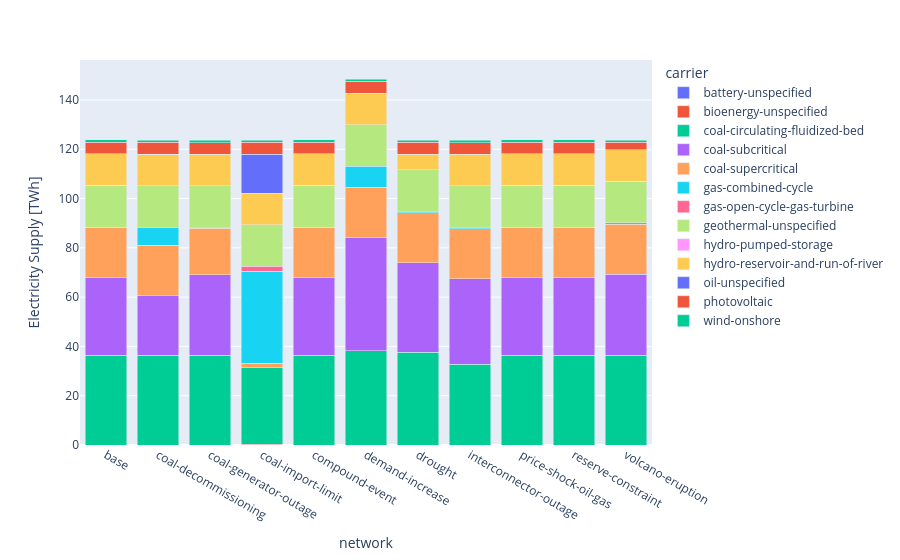

The notebook cell this image was saved under:
### Markdown cell above
### Electricity Mix

### Code cell
energy = (
    nc.statistics.energy_balance()
    .div(1e6)
    .round(1)
    .groupby(["network", "carrier"])
    .sum()
    .unstack("network")
    .drop("AC")
)
energy.T.plot(
    kind="bar", barmode="stack", labels=dict(value="Electricity Supply [TWh]")
)

### Figure 1 — Plotly figure (JSON) as saved in the notebook; plotly's stock layout.template omitted (floating-point values rounded to 4 significant figures)
{"data": [{"alignmentgroup": "True", "hovertemplate": "carrier=battery-unspecified<br>network=%{x}<br>Electricity Supply [TWh]=%{y}<extra></extra>", "legendgroup": "battery-unspecified", "marker": {"color": "#636efa", "pattern": {"shape": ""}}, "name": "battery-unspecified", "offsetgroup": "battery-unspecified", "orientation": "v", "showlegend": true, "textposition": "auto", "type": "bar", "x": ["base", "coal-decommissioning", "coal-generator-outage", "coal-import-limit", "compound-event", "demand-increase", "drought", "interconnector-outage", "price-shock-oil-gas", "reserve-constraint", "volcano-eruption"], "xaxis": "x", "y": [0, 0, 0, null, 0, 0, 0, 0, 0, 0, 0], "yaxis": "y"}, {"alignmentgroup": "True", "hovertemplate": "carrier=bioenergy-unspecified<br>network=%{x}<br>Electricity Supply [TWh]=%{y}<extra></extra>", "legendgroup": "bioenergy-unspecified", "marker": {"color": "#EF553B", "pattern": {"shape": ""}}, "name": "bioenergy-unspecified", "offsetgroup": "bioenergy-unspecified", "orientation": "v", "showlegend": true, "textposition": "auto", "type": "bar", "x": ["base", "coal-decommissioning", "coal-generator-outage", "coal-import-limit", "compound-event", "demand-increase", "drought", "interconnector-outage", "price-shock-oil-gas", "reserve-constraint", "volcano-eruption"], "xaxis": "x", "y": [null, null, null, 0.4, null, null, null, null, null, null, null], "yaxis": "y"}, {"alignmentgroup": "True", "hovertemplate": "carrier=coal-circulating-fluidized-bed<br>network=%{x}<br>Electricity Supply [TWh]=%{y}<extra></extra>", "legendgroup": "coal-circulating-fluidized-bed", "marker": {"color": "#00cc96", "pattern": {"shape": ""}}, "name": "coal-circulating-fluidized-bed", "offsetgroup": "coal-circulating-fluidized-bed", "orientation": "v", "showlegend": true, "textposition": "auto", "type": "bar", "x": ["base", "coal-decommissioning", "coal-generator-outage", "coal-import-limit", "compound-event", "demand-increase", "drought", "interconnector-outage", "price-shock-oil-gas", "reserve-constraint", "volcano-eruption"], "xaxis": "x", "y": [36.4, 36.4, 36.4, 31.1, 36.4, 38.2, 37.7, 32.7, 36.4, 36.4, 36.5], "yaxis": "y"}, {"alignmentgroup": "True", "hovertemplate": "carrier=coal-subcritical<br>network=%{x}<br>Electricity Supply [TWh]=%{y}<extra></extra>", "legendgroup": "coal-subcritical", "marker": {"color": "#ab63fa", "pattern": {"shape": ""}}, "name": "coal-subcritical", "offsetgroup": "coal-subcritical", "orientation": "v", "showlegend": true, "textposition": "auto", "type": "bar", "x": ["base", "coal-decommissioning", "coal-generator-outage", "coal-import-limit", "compound-event", "demand-increase", "drought", "interconnector-outage", "price-shock-oil-gas", "reserve-constraint", "volcano-eruption"], "xaxis": "x", "y": [31.4, 24.2, 32.7, null, 31.4, 45.9, 36.2, 34.7, 31.4, 31.4, 32.7], "yaxis": "y"}, {"alignmentgroup": "True", "hovertemplate": "carrier=coal-supercritical<br>network=%{x}<br>Electricity Supply [TWh]=%{y}<extra></extra>", "legendgroup": "coal-supercritical", "marker": {"color": "#FFA15A", "pattern": {"shape": ""}}, "name": "coal-supercritical", "offsetgroup": "coal-supercritical", "orientation": "v", "showlegend": true, "textposition": "auto", "type": "bar", "x": ["base", "coal-decommissioning", "coal-generator-outage", "coal-import-limit", "compound-event", "demand-increase", "drought", "interconnector-outage", "price-shock-oil-gas", "reserve-constraint", "volcano-eruption"], "xaxis": "x", "y": [20.4, 20.4, 18.8, 1.6, 20.4, 20.4, 20.4, 20.4, 20.4, 20.4, 20.4], "yaxis": "y"}, {"alignmentgroup": "True", "hovertemplate": "carrier=gas-combined-cycle<br>network=%{x}<br>Electricity Supply [TWh]=%{y}<extra></extra>", "legendgroup": "gas-combined-cycle", "marker": {"color": "#19d3f3", "pattern": {"shape": ""}}, "name": "gas-combined-cycle", "offsetgroup": "gas-combined-cycle", "orientation": "v", "showlegend": true, "textposition": "auto", "type": "bar", "x": ["base", "coal-decommissioning", "coal-generator-outage", "coal-import-limit", "compound-event", "demand-increase", "drought", "interconnector-outage", "price-shock-oil-gas", "reserve-constraint", "volcano-eruption"], "xaxis": "x", "y": [0.2, 7.3, 0.4, 37.4, 0.2, 8.6, 0.5, 0.5, 0.2, 0.2, 0.6], "yaxis": "y"}, {"alignmentgroup": "True", "hovertemplate": "carrier=gas-open-cycle-gas-turbine<br>network=%{x}<br>Electricity Supply [TWh]=%{y}<extra></extra>", "legendgroup": "gas-open-cycle-gas-turbine", "marker": {"color": "#FF6692", "pattern": {"shape": ""}}, "name": "gas-open-cycle-gas-turbine", "offsetgroup": "gas-open-cycle-gas-turbine", "orientation": "v", "showlegend": true, "textposition": "auto", "type": "bar", "x": ["base", "coal-decommissioning", "coal-generator-outage", "coal-import-limit", "compound-event", "demand-increase", "drought", "interconnector-outage", "price-shock-oil-gas", "reserve-constraint", "volcano-eruption"], "xaxis": "x", "y": [null, null, null, 2, null, null, null, null, null, null, null], "yaxis": "y"}, {"alignmentgroup": "True", "hovertemplate": "carrier=geothermal-unspecified<br>network=%{x}<br>Electricity Supply [TWh]=%{y}<extra></extra>", "legendgroup": "geothermal-unspecified", "marker": {"color": "#B6E880", "pattern": {"shape": ""}}, "name": "geothermal-unspecified", "offsetgroup": "geothermal-unspecified", "orientation": "v", "showlegend": true, "textposition": "auto", "type": "bar", "x": ["base", "coal-decommissioning", "coal-generator-outage", "coal-import-limit", "compound-event", "demand-increase", "drought", "interconnector-outage", "price-shock-oil-gas", "reserve-constraint", "volcano-eruption"], "xaxis": "x", "y": [16.9, 16.9, 16.9, 16.9, 16.9, 16.9, 16.9, 16.9, 16.9, 16.9, 16.9], "yaxis": "y"}, {"alignmentgroup": "True", "hovertemplate": "carrier=hydro-pumped-storage<br>network=%{x}<br>Electricity Supply [TWh]=%{y}<extra></extra>", "legendgroup": "hydro-pumped-storage", "marker": {"color": "#FF97FF", "pattern": {"shape": ""}}, "name": "hydro-pumped-storage", "offsetgroup": "hydro-pumped-storage", "orientation": "v", "showlegend": true, "textposition": "auto", "type": "bar", "x": ["base", "coal-decommissioning", "coal-generator-outage", "coal-import-limit", "compound-event", "demand-increase", "drought", "interconnector-outage", "price-shock-oil-gas", "reserve-constraint", "volcano-eruption"], "xaxis": "x", "y": [0, -0.1, -0.1, 0, 0, -0.1, -0.1, -0.1, 0, 0, -0.1], "yaxis": "y"}, {"alignmentgroup": "True", "hovertemplate": "carrier=hydro-reservoir-and-run-of-river<br>network=%{x}<br>Electricity Supply [TWh]=%{y}<extra></extra>", "legendgroup": "hydro-reservoir-and-run-of-river", "marker": {"color": "#FECB52", "pattern": {"shape": ""}}, "name": "hydro-reservoir-and-run-of-river", "offsetgroup": "hydro-reservoir-and-run-of-river", "orientation": "v", "showlegend": true, "textposition": "auto", "type": "bar", "x": ["base", "coal-decommissioning", "coal-generator-outage", "coal-import-limit", "compound-event", "demand-increase", "drought", "interconnector-outage", "price-shock-oil-gas", "reserve-constraint", "volcano-eruption"], "xaxis": "x", "y": [12.8, 12.8, 12.8, 12.8, 12.8, 12.8, 6.4, 12.8, 12.8, 12.8, 12.8], "yaxis": "y"}, {"alignmentgroup": "True", "hovertemplate": "carrier=oil-unspecified<br>network=%{x}<br>Electricity Supply [TWh]=%{y}<extra></extra>", "legendgroup": "oil-unspecified", "marker": {"color": "#636efa", "pattern": {"shape": ""}}, "name": "oil-unspecified", "offsetgroup": "oil-unspecified", "orientation": "v", "showlegend": true, "textposition": "auto", "type": "bar", "x": ["base", "coal-decommissioning", "coal-generator-outage", "coal-import-limit", "compound-event", "demand-increase", "drought", "interconnector-outage", "price-shock-oil-gas", "reserve-constraint", "volcano-eruption"], "xaxis": "x", "y": [null, 0.1, null, 15.8, null, 0, null, null, null, null, null], "yaxis": "y"}, {"alignmentgroup": "True", "hovertemplate": "carrier=photovoltaic<br>network=%{x}<br>Electricity Supply [TWh]=%{y}<extra></extra>", "legendgroup": "photovoltaic", "marker": {"color": "#EF553B", "pattern": {"shape": ""}}, "name": "photovoltaic", "offsetgroup": "photovoltaic", "orientation": "v", "showlegend": true, "textposition": "auto", "type": "bar", "x": ["base", "coal-decommissioning", "coal-generator-outage", "coal-import-limit", "compound-event", "demand-increase", "drought", "interconnector-outage", "price-shock-oil-gas", "reserve-constraint", "volcano-eruption"], "xaxis": "x", "y": [4.8, 4.8, 4.8, 4.8, 4.8, 4.8, 4.8, 4.8, 4.8, 4.8, 3], "yaxis": "y"}, {"alignmentgroup": "True", "hovertemplate": "carrier=wind-onshore<br>network=%{x}<br>Electricity Supply [TWh]=%{y}<extra></extra>", "legendgroup": "wind-onshore", "marker": {"color": "#00cc96", "pattern": {"shape": ""}}, "name": "wind-onshore", "offsetgroup": "wind-onshore", "orientation": "v", "showlegend": true, "textposition": "auto", "type": "bar", "x": ["base", "coal-decommissioning", "coal-generator-outage", "coal-import-limit", "compound-event", "demand-increase", "drought", "interconnector-outage", "price-shock-oil-gas", "reserve-constraint", "volcano-eruption"], "xaxis": "x", "y": [0.9, 0.9, 0.9, 0.9, 0.9, 0.9, 0.9, 0.9, 0.9, 0.9, 0.9], "yaxis": "y"}], "layout": {"barmode": "stack", "legend": {"title": {"text": "carrier"}, "tracegroupgap": 0}, "margin": {"t": 60}, "xaxis": {"anchor": "y", "domain": [0, 1], "title": {"text": "network"}}, "yaxis": {"anchor": "x", "domain": [0, 1], "title": {"text": "Electricity Supply [TWh]"}}}}
